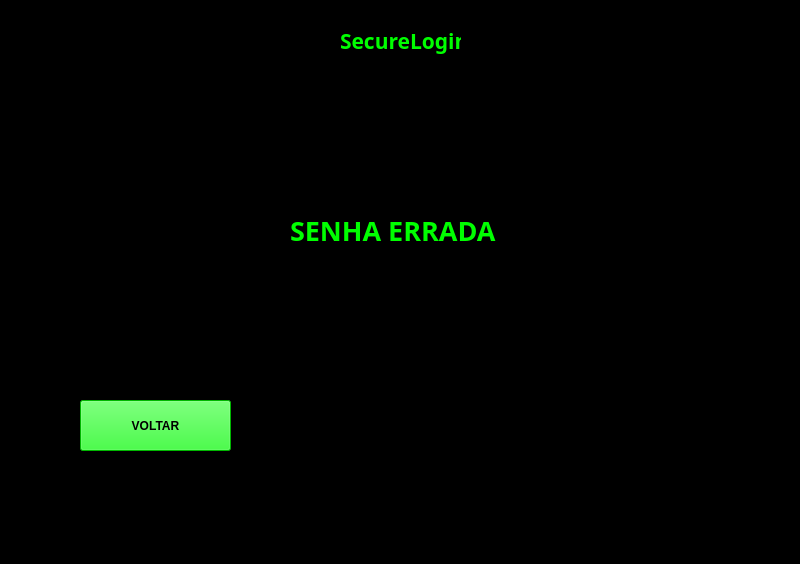
<?xml version="1.0" encoding="UTF-8"?>
<ui version="4.0">
 <class>MainWindow</class>
 <widget class="QMainWindow" name="MainWindow">
  <property name="geometry">
   <rect>
    <x>0</x>
    <y>0</y>
    <width>800</width>
    <height>564</height>
   </rect>
  </property>
  <property name="windowTitle">
   <string>MainWindow</string>
  </property>
  <property name="styleSheet">
   <string notr="true">background-color: rgb(0, 0, 0);</string>
  </property>
  <widget class="QWidget" name="centralwidget">
   <widget class="QLabel" name="label">
    <property name="geometry">
     <rect>
      <x>340</x>
      <y>20</y>
      <width>121</width>
      <height>41</height>
     </rect>
    </property>
    <property name="palette">
     <palette>
      <active>
       <colorrole role="WindowText">
        <brush brushstyle="SolidPattern">
         <color alpha="255">
          <red>0</red>
          <green>255</green>
          <blue>0</blue>
         </color>
        </brush>
       </colorrole>
       <colorrole role="Button">
        <brush brushstyle="SolidPattern">
         <color alpha="255">
          <red>0</red>
          <green>0</green>
          <blue>0</blue>
         </color>
        </brush>
       </colorrole>
       <colorrole role="Base">
        <brush brushstyle="SolidPattern">
         <color alpha="255">
          <red>0</red>
          <green>0</green>
          <blue>0</blue>
         </color>
        </brush>
       </colorrole>
       <colorrole role="Window">
        <brush brushstyle="SolidPattern">
         <color alpha="255">
          <red>0</red>
          <green>0</green>
          <blue>0</blue>
         </color>
        </brush>
       </colorrole>
      </active>
      <inactive>
       <colorrole role="WindowText">
        <brush brushstyle="SolidPattern">
         <color alpha="255">
          <red>0</red>
          <green>255</green>
          <blue>0</blue>
         </color>
        </brush>
       </colorrole>
       <colorrole role="Button">
        <brush brushstyle="SolidPattern">
         <color alpha="255">
          <red>0</red>
          <green>0</green>
          <blue>0</blue>
         </color>
        </brush>
       </colorrole>
       <colorrole role="Base">
        <brush brushstyle="SolidPattern">
         <color alpha="255">
          <red>0</red>
          <green>0</green>
          <blue>0</blue>
         </color>
        </brush>
       </colorrole>
       <colorrole role="Window">
        <brush brushstyle="SolidPattern">
         <color alpha="255">
          <red>0</red>
          <green>0</green>
          <blue>0</blue>
         </color>
        </brush>
       </colorrole>
      </inactive>
      <disabled>
       <colorrole role="WindowText">
        <brush brushstyle="SolidPattern">
         <color alpha="255">
          <red>120</red>
          <green>120</green>
          <blue>120</blue>
         </color>
        </brush>
       </colorrole>
       <colorrole role="Button">
        <brush brushstyle="SolidPattern">
         <color alpha="255">
          <red>0</red>
          <green>0</green>
          <blue>0</blue>
         </color>
        </brush>
       </colorrole>
       <colorrole role="Base">
        <brush brushstyle="SolidPattern">
         <color alpha="255">
          <red>0</red>
          <green>0</green>
          <blue>0</blue>
         </color>
        </brush>
       </colorrole>
       <colorrole role="Window">
        <brush brushstyle="SolidPattern">
         <color alpha="255">
          <red>0</red>
          <green>0</green>
          <blue>0</blue>
         </color>
        </brush>
       </colorrole>
      </disabled>
     </palette>
    </property>
    <property name="font">
     <font>
      <family>Segoe UI Variable Text Semibold</family>
      <pointsize>16</pointsize>
      <weight>75</weight>
      <bold>true</bold>
     </font>
    </property>
    <property name="text">
     <string>SecureLogin</string>
    </property>
   </widget>
   <widget class="QLabel" name="label_2">
    <property name="geometry">
     <rect>
      <x>290</x>
      <y>210</y>
      <width>211</width>
      <height>41</height>
     </rect>
    </property>
    <property name="palette">
     <palette>
      <active>
       <colorrole role="WindowText">
        <brush brushstyle="SolidPattern">
         <color alpha="255">
          <red>0</red>
          <green>255</green>
          <blue>0</blue>
         </color>
        </brush>
       </colorrole>
       <colorrole role="Button">
        <brush brushstyle="SolidPattern">
         <color alpha="255">
          <red>0</red>
          <green>0</green>
          <blue>0</blue>
         </color>
        </brush>
       </colorrole>
       <colorrole role="Base">
        <brush brushstyle="SolidPattern">
         <color alpha="255">
          <red>0</red>
          <green>0</green>
          <blue>0</blue>
         </color>
        </brush>
       </colorrole>
       <colorrole role="Window">
        <brush brushstyle="SolidPattern">
         <color alpha="255">
          <red>0</red>
          <green>0</green>
          <blue>0</blue>
         </color>
        </brush>
       </colorrole>
      </active>
      <inactive>
       <colorrole role="WindowText">
        <brush brushstyle="SolidPattern">
         <color alpha="255">
          <red>0</red>
          <green>255</green>
          <blue>0</blue>
         </color>
        </brush>
       </colorrole>
       <colorrole role="Button">
        <brush brushstyle="SolidPattern">
         <color alpha="255">
          <red>0</red>
          <green>0</green>
          <blue>0</blue>
         </color>
        </brush>
       </colorrole>
       <colorrole role="Base">
        <brush brushstyle="SolidPattern">
         <color alpha="255">
          <red>0</red>
          <green>0</green>
          <blue>0</blue>
         </color>
        </brush>
       </colorrole>
       <colorrole role="Window">
        <brush brushstyle="SolidPattern">
         <color alpha="255">
          <red>0</red>
          <green>0</green>
          <blue>0</blue>
         </color>
        </brush>
       </colorrole>
      </inactive>
      <disabled>
       <colorrole role="WindowText">
        <brush brushstyle="SolidPattern">
         <color alpha="255">
          <red>120</red>
          <green>120</green>
          <blue>120</blue>
         </color>
        </brush>
       </colorrole>
       <colorrole role="Button">
        <brush brushstyle="SolidPattern">
         <color alpha="255">
          <red>0</red>
          <green>0</green>
          <blue>0</blue>
         </color>
        </brush>
       </colorrole>
       <colorrole role="Base">
        <brush brushstyle="SolidPattern">
         <color alpha="255">
          <red>0</red>
          <green>0</green>
          <blue>0</blue>
         </color>
        </brush>
       </colorrole>
       <colorrole role="Window">
        <brush brushstyle="SolidPattern">
         <color alpha="255">
          <red>0</red>
          <green>0</green>
          <blue>0</blue>
         </color>
        </brush>
       </colorrole>
      </disabled>
     </palette>
    </property>
    <property name="font">
     <font>
      <family>Segoe UI Variable Text Semibold</family>
      <pointsize>20</pointsize>
      <weight>75</weight>
      <bold>true</bold>
     </font>
    </property>
    <property name="text">
     <string>SENHA ERRADA</string>
    </property>
   </widget>
   <widget class="QPushButton" name="pushButton">
    <property name="geometry">
     <rect>
      <x>80</x>
      <y>400</y>
      <width>151</width>
      <height>51</height>
     </rect>
    </property>
    <property name="palette">
     <palette>
      <active>
       <colorrole role="Button">
        <brush brushstyle="SolidPattern">
         <color alpha="255">
          <red>0</red>
          <green>255</green>
          <blue>0</blue>
         </color>
        </brush>
       </colorrole>
       <colorrole role="Base">
        <brush brushstyle="SolidPattern">
         <color alpha="255">
          <red>0</red>
          <green>255</green>
          <blue>0</blue>
         </color>
        </brush>
       </colorrole>
       <colorrole role="Window">
        <brush brushstyle="SolidPattern">
         <color alpha="255">
          <red>0</red>
          <green>255</green>
          <blue>0</blue>
         </color>
        </brush>
       </colorrole>
      </active>
      <inactive>
       <colorrole role="Button">
        <brush brushstyle="SolidPattern">
         <color alpha="255">
          <red>0</red>
          <green>255</green>
          <blue>0</blue>
         </color>
        </brush>
       </colorrole>
       <colorrole role="Base">
        <brush brushstyle="SolidPattern">
         <color alpha="255">
          <red>0</red>
          <green>255</green>
          <blue>0</blue>
         </color>
        </brush>
       </colorrole>
       <colorrole role="Window">
        <brush brushstyle="SolidPattern">
         <color alpha="255">
          <red>0</red>
          <green>255</green>
          <blue>0</blue>
         </color>
        </brush>
       </colorrole>
      </inactive>
      <disabled>
       <colorrole role="Button">
        <brush brushstyle="SolidPattern">
         <color alpha="255">
          <red>0</red>
          <green>255</green>
          <blue>0</blue>
         </color>
        </brush>
       </colorrole>
       <colorrole role="Base">
        <brush brushstyle="SolidPattern">
         <color alpha="255">
          <red>0</red>
          <green>255</green>
          <blue>0</blue>
         </color>
        </brush>
       </colorrole>
       <colorrole role="Window">
        <brush brushstyle="SolidPattern">
         <color alpha="255">
          <red>0</red>
          <green>255</green>
          <blue>0</blue>
         </color>
        </brush>
       </colorrole>
      </disabled>
     </palette>
    </property>
    <property name="font">
     <font>
      <weight>75</weight>
      <bold>true</bold>
     </font>
    </property>
    <property name="styleSheet">
     <string notr="true">background-color: rgb(0, 255, 0);
</string>
    </property>
    <property name="text">
     <string>VOLTAR</string>
    </property>
   </widget>
  </widget>
  <widget class="QMenuBar" name="menubar">
   <property name="geometry">
    <rect>
     <x>0</x>
     <y>0</y>
     <width>800</width>
     <height>21</height>
    </rect>
   </property>
  </widget>
  <widget class="QStatusBar" name="statusbar"/>
 </widget>
 <resources/>
 <connections/>
</ui>
